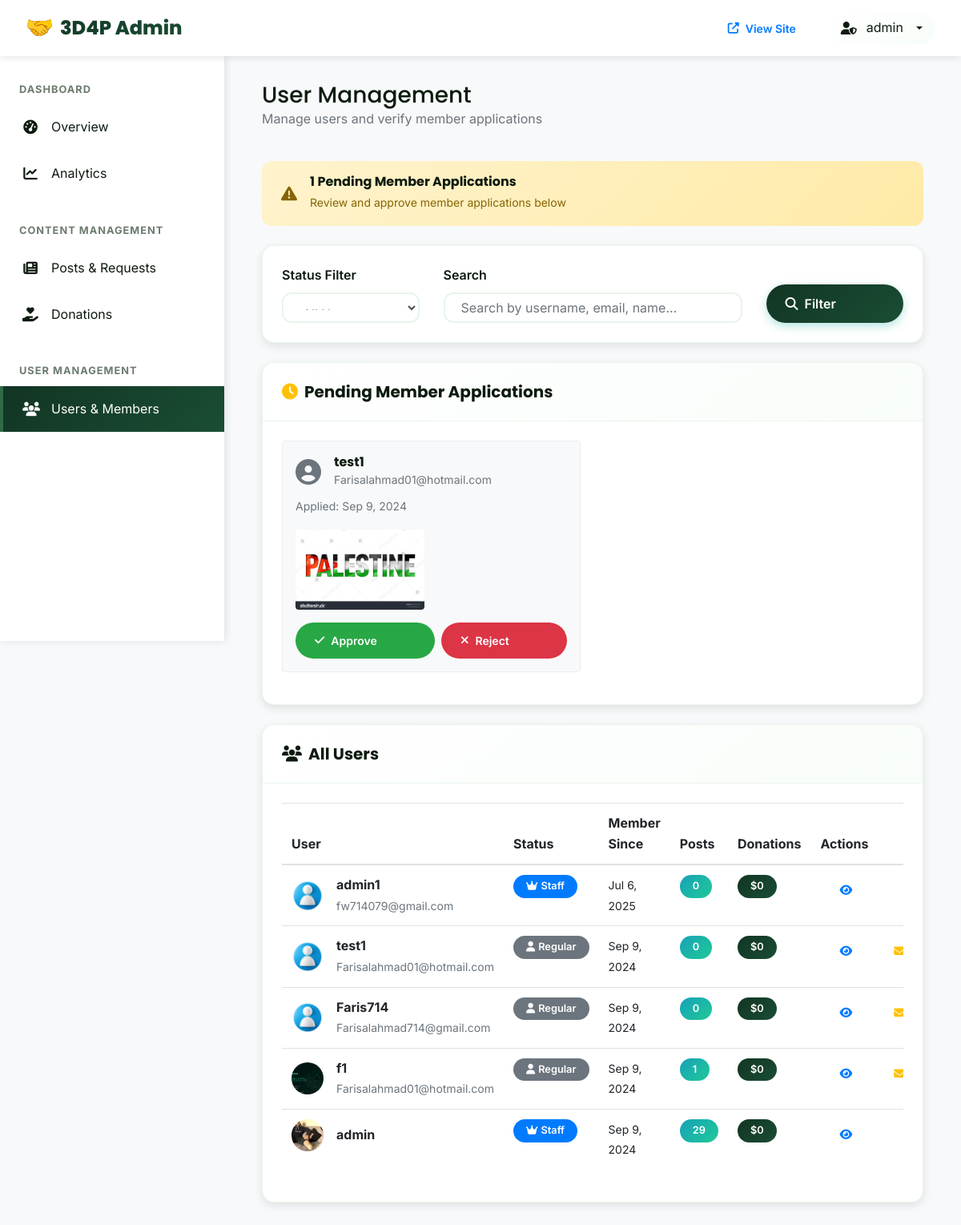
The page /dashboard/users/ (signed in) on the database as committed earlier.
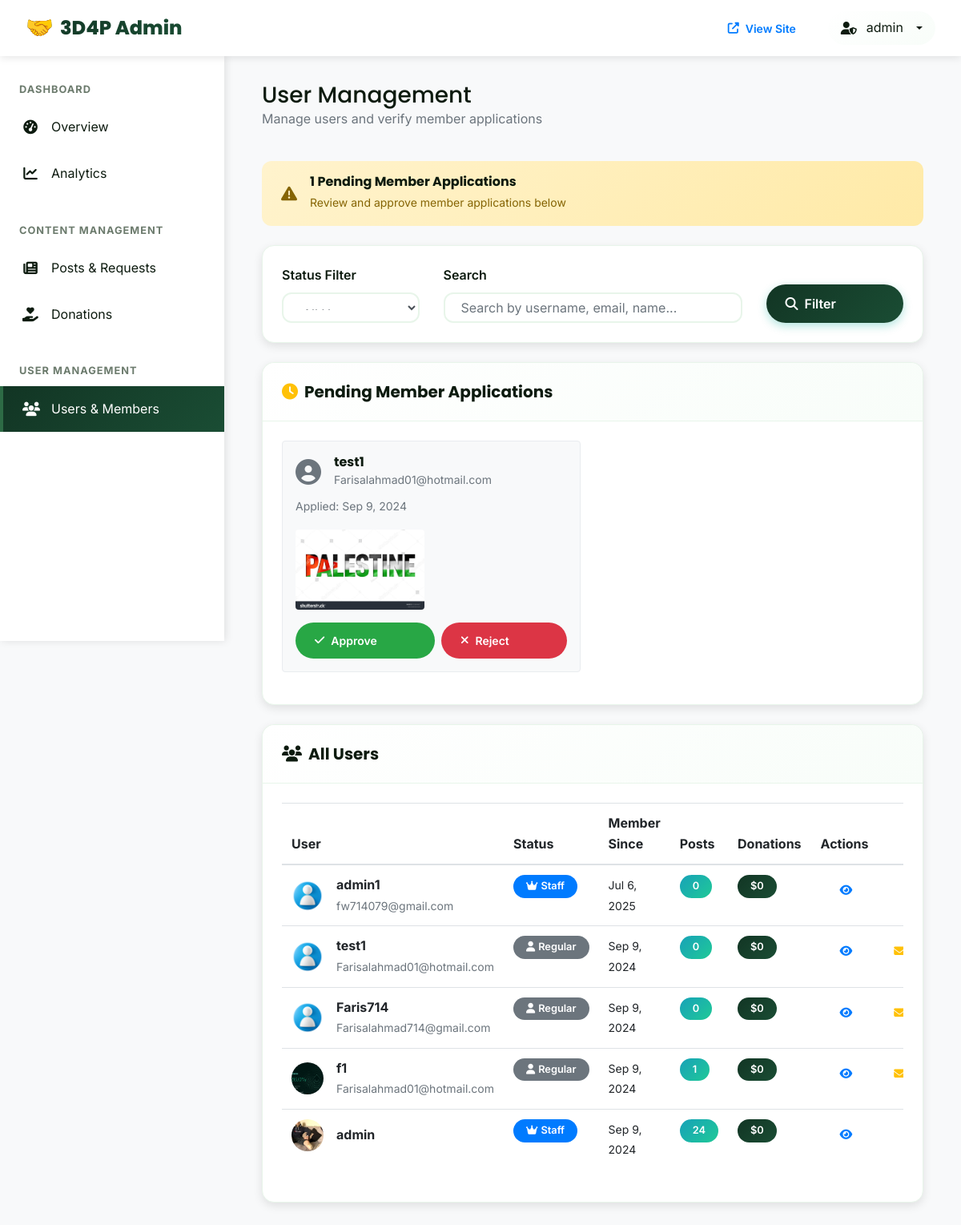
The same page on the database as committed later.
### users/models.py (models this page shows, shortened)
class CustomUser(AbstractUser):
    is_member = models.BooleanField(default=False)
    is_verified = models.BooleanField(default=False)
    bio = models.TextField(blank=True)
    date_of_birth = models.DateField(null=True, blank=True)
    pass

class MemberProfile(models.Model):
    user = models.OneToOneField(settings.AUTH_USER_MODEL, on_delete=models.CASCADE)
    photo = models.ImageField(upload_to='profile_photos',  default='default.jpg')
    bio = models.TextField(max_length=500, blank=True)
    is_verified = models.BooleanField(default=False)

### admin_dashboard/views.py (the view, shortened to what this page needs)
# urls.py: path('users/', views.admin_users, name='admin_users'),
@user_passes_test(is_admin)
def admin_users(request):
    status_filter = request.GET.get('status', 'all')
    search = request.GET.get('search', '')
    users = CustomUser.objects.select_related('memberprofile')
    if status_filter == 'verified':
        users = users.filter(is_verified=True)
    elif status_filter == 'pending':
        users = users.filter(is_verified=False)
    elif status_filter == 'staff':
        users = users.filter(is_staff=True)
    users = users.order_by('-date_joined')
    paginator = Paginator(users, 15)
    page_number = request.GET.get('page')
    page_obj = paginator.get_page(page_number)
    for user in page_obj:
        user.total_donations = Donation.objects.filter(
            donor_email=user.email,
            payment_status='completed'
        ).aggregate(total=Sum('amount'))['total'] or 0
    pending_applications = MemberApplication.objects.filter(
        is_approved=False
    ).select_related('user').order_by('-application_date')[:10]
    context = {
        'page_obj': page_obj,
        'status_filter': status_filter,
        'search': search,
        'pending_applications': pending_applications,
    }
    return render(request, 'admin_dashboard/users.html', context)

### admin_dashboard/views.py (called while the page is built)
def is_admin(user):
    return user.is_staff and user.is_superuser

### utils/error_handlers.py (called while the page is built)
    def __call__(self, request):
        if self.is_suspicious_request(request):
            logger.warning(
                f"Suspicious request detected: {request.method} {request.get_full_path()} "
                f"from IP: {self.get_client_ip(request)}"
            )
        response = self.get_response(request)
        return response

    def is_suspicious_request(self, request):
        suspicious_patterns = [
            'admin/', 'wp-admin/', 'phpmyadmin/', '.env', 'config.php',
            'shell.php', 'cmd.php', 'eval(', 'system(', 'exec('
        ]
        path = request.get_full_path().lower()
        return any(pattern in path for pattern in suspicious_patterns)

### admin_dashboard/templates/admin_dashboard/users.html (shortened to what the changed rows need)
{% extends 'admin_dashboard/base.html' %}
{% block content %}
<div class="container-fluid">
    <div class="d-flex justify-content-between align-items-center mb-4">
        <div>
            <h1 class="h3 mb-0">User Management</h1>
        </div>
    </div>
    <div class="admin-card">
        <div class="admin-card-body">
            <div class="table-responsive">
                <table class="table table-hover">
                    <thead>
                        <tr>
                            <th>User</th>
                            <th>Status</th>
                            <th>Member Since</th>
                            <th>Posts</th>
                            <th>Donations</th>
                            <th>Actions</th>
                        </tr>
                    </thead>
                    <tbody>
                        {% for user in page_obj %}
                        <tr>
                            <td>
                                <div class="d-flex align-items-center">
                                    {% if user.memberprofile.photo %}
                                    <img src="{{ user.memberprofile.photo.url }}" class="rounded-circle mr-3" style="width: 40px; height: 40px; object-fit: cover;" alt="{{ user.username }}">
                                    {% else %}
                                    <i class="fas fa-user-circle fa-2x text-muted mr-3"></i>
                                    {% endif %}
                                    <div>
                                        <div class="font-weight-bold">{{ user.get_full_name|default:user.username }}</div>
                                    </div>
                                </div>
                            </td>
                            <td>
                                {% if user.is_staff %}
                                    <span class="badge badge-primary"><i class="fas fa-crown"></i> Staff</span>
                                {% elif user.is_verified %}
                                    <span class="badge badge-success"><i class="fas fa-check-circle"></i> Verified</span>
                                {% elif user.is_member %}
                                    <span class="badge badge-warning"><i class="fas fa-clock"></i> Pending</span>
                                {% else %}
                                    <span class="badge badge-secondary"><i class="fas fa-user"></i> Regular</span>
                                {% endif %}
                            </td>
                            <td>
                                <small>{{ user.date_joined|date:"M j, Y" }}</small>
                            </td>
                            <td>
                                <span class="badge badge-info">{{ user.post_set.count }}</span>
                            </td>
                            <td>
                                <span class="badge badge-success">${{ user.total_donations|floatformat:0 }}</span>
                            </td>
                            <td>
                                <div class="d-flex gap-1">
                                    <a href="{% url 'user_profile' user.username %}" class="btn btn-sm btn-outline-primary" title="View Profile">
                                        <i class="fas fa-eye"></i>
                                    </a>
                                </div>
                            </td>
                        </tr>
                        {% endfor %}
                    </tbody>
                </table>
            </div>
        </div>
    </div>
</div>
{% endblock %}

### admin_dashboard/templates/admin_dashboard/base.html (shortened to what this page needs)
{% load static %}
<!DOCTYPE html>
<html lang="en">
<head>
    <link rel="stylesheet" href="https://cdn.jsdelivr.net/npm/bootstrap@4.6.2/dist/css/bootstrap.min.css">
    <link rel="stylesheet" href="https://cdnjs.cloudflare.com/ajax/libs/font-awesome/6.4.0/css/all.min.css">
    <link rel="stylesheet" type="text/css" href="{% static 'css/main.css' %}">
</head>
<body>
    <header class="admin-header">
        <a href="{% url 'admin_dashboard' %}" class="admin-brand">
            3D4P Admin
        </a>
        <nav class="admin-nav">
            <a href="{% url 'home' %}" class="btn btn-outline-primary btn-sm">
                <i class="fas fa-external-link-alt"></i> View Site
            </a>
            <div class="dropdown">
                <a href="#" class="admin-user dropdown-toggle" data-toggle="dropdown">
                    <i class="fas fa-user-shield"></i>
                    <span>{{ user.username }}</span>
                </a>
            </div>
        </nav>
    </header>
    <aside class="admin-sidebar">
        <nav class="sidebar-nav">
            <div class="nav-section">
                <div class="nav-section-title">Dashboard</div>
                <a href="{% url 'admin_dashboard' %}" class="nav-link {% if request.resolver_match.url_name == 'admin_dashboard' %}active{% endif %}">
                    <i class="fas fa-tachometer-alt"></i>
                    <span>Overview</span>
                </a>
                <a href="{% url 'admin_analytics' %}" class="nav-link {% if request.resolver_match.url_name == 'admin_analytics' %}active{% endif %}">
                    <i class="fas fa-chart-line"></i>
                    <span>Analytics</span>
                </a>
            </div>
            <div class="nav-section">
                <div class="nav-section-title">Content Management</div>
                <a href="{% url 'admin_posts' %}" class="nav-link {% if request.resolver_match.url_name == 'admin_posts' %}active{% endif %}">
                    <i class="fas fa-newspaper"></i>
                    <span>Posts & Requests</span>
                </a>
                <a href="{% url 'admin_donations' %}" class="nav-link {% if request.resolver_match.url_name == 'admin_donations' %}active{% endif %}">
                    <i class="fas fa-hand-holding-heart"></i>
                    <span>Donations</span>
                </a>
            </div>
            <div class="nav-section">
                <div class="nav-section-title">User Management</div>
                <a href="{% url 'admin_users' %}" class="nav-link {% if request.resolver_match.url_name == 'admin_users' %}active{% endif %}">
                    <i class="fas fa-users"></i>
                    <span>Users & Members</span>
                </a>
            </div>
        </nav>
    </aside>
    <main class="admin-main">
        {% block content %}
        {% endblock %}
    </main>
</body>
</html>

Rows that differ between the two databases and show on the page:
changed CustomUser "admin": post_set.count "29" → "24"
